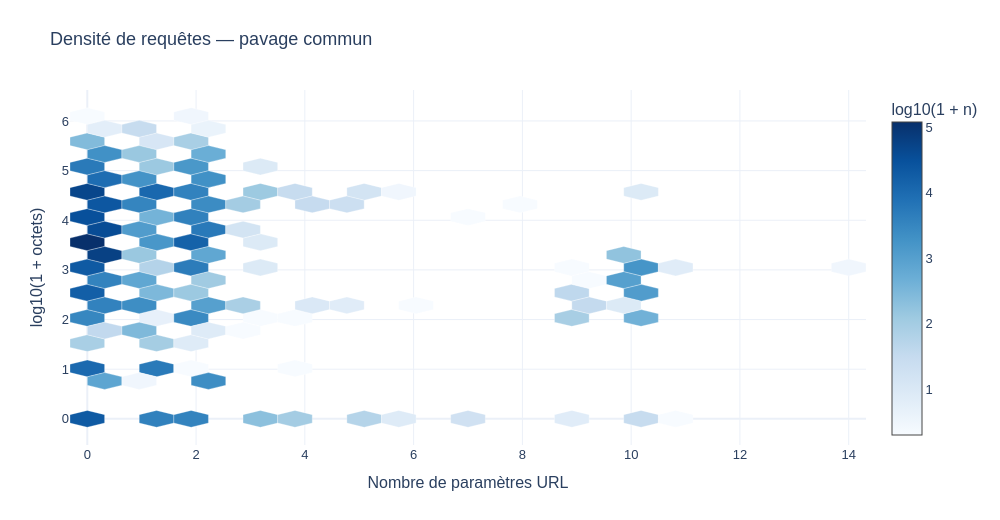

Notebook cell for this chart:
### Markdown cell above
### <b><div style='padding:15px;background-color:#d8dcd6;color:#030aa7;font-size:120%;text-align: left'>Plotly</div></b>

### Code cell
ID_GRAPHIQUE = '04_03'
BIBLIOTHEQUE = 'plotly'
fig=go.Figure()
for p,v,n in zip(polygones,intensite,comptes):
    rgb=cmap(normalisation(v))[:3];couleur='rgb('+','.join(str(round(255*t)) for t in rgb)+')'
    fig.add_trace(go.Scatter(x=p[:,0],y=p[:,1],fill='toself',fillcolor=couleur,mode='lines',line=dict(color='white',width=.3),showlegend=False,hovertemplate=f'{int(n)} requêtes<extra></extra>'))
fig.add_trace(go.Scatter(x=[None,None],y=[None,None],mode='markers',marker=dict(color=[float(intensite.min()),float(intensite.max())],colorscale='Blues',showscale=True,colorbar_title='log10(1 + n)'),showlegend=False))
fig.update_layout(xaxis_title='Nombre de paramètres URL',yaxis_title='log10(1 + octets)')
montrer_plotly(fig,'Densité de requêtes — pavage commun')

### Figure 1 — Plotly figure (JSON) as saved in the notebook; plotly's stock layout.template omitted (floating-point values rounded to 4 significant figures)
{"data": [{"fill": "toself", "fillcolor": "rgb(15,90,163)", "hovertemplate": "19974 requêtes<extra></extra>", "line": {"color": "white", "width": 0.3}, "mode": "lines", "showlegend": false, "type": "scatter", "x": [0.3182, 0.3182, -1.4e-08, -0.3182, -0.3182, -1.4e-08, 0.3182], "y": [-0.08468, 0.08468, 0.1694, 0.08468, -0.08468, -0.1694, -0.08468]}, {"fill": "toself", "fillcolor": "rgb(27,105,175)", "hovertemplate": "10396 requêtes<extra></extra>", "line": {"color": "white", "width": 0.3}, "mode": "lines", "showlegend": false, "type": "scatter", "x": [0.3182, 0.3182, -1.4e-08, -0.3182, -0.3182, -1.4e-08, 0.3182], "y": [0.9314, 1.101, 1.185, 1.101, 0.9314, 0.8468, 0.9314]}, {"fill": "toself", "fillcolor": "rgb(169,207,229)", "hovertemplate": "86 requêtes<extra></extra>", "line": {"color": "white", "width": 0.3}, "mode": "lines", "showlegend": false, "type": "scatter", "x": [0.3182, 0.3182, -1.4e-08, -0.3182, -0.3182, -1.4e-08, 0.3182], "y": [1.44, 1.609, 1.694, 1.609, 1.44, 1.355, 1.44]}, {"fill": "toself", "fillcolor": "rgb(55,135,192)", "hovertemplate": "3010 requêtes<extra></extra>", "line": {"color": "white", "width": 0.3}, "mode": "lines", "showlegend": false, "type": "scatter", "x": [0.3182, 0.3182, -1.4e-08, -0.3182, -0.3182, -1.4e-08, 0.3182], "y": [1.948, 2.117, 2.202, 2.117, 1.948, 1.863, 1.948]}, {"fill": "toself", "fillcolor": "rgb(19,95,167)", "hovertemplate": "16371 requêtes<extra></extra>", "line": {"color": "white", "width": 0.3}, "mode": "lines", "showlegend": false, "type": "scatter", "x": [0.3182, 0.3182, -1.4e-08, -0.3182, -0.3182, -1.4e-08, 0.3182], "y": [2.456, 2.625, 2.71, 2.625, 2.456, 2.371, 2.456]}, {"fill": "toself", "fillcolor": "rgb(15,90,163)", "hovertemplate": "20454 requêtes<extra></extra>", "line": {"color": "white", "width": 0.3}, "mode": "lines", "showlegend": false, "type": "scatter", "x": [0.3182, 0.3182, -1.4e-08, -0.3182, -0.3182, -1.4e-08, 0.3182], "y": [2.964, 3.133, 3.218, 3.133, 2.964, 2.879, 2.964]}, {"fill": "toself", "fillcolor": "rgb(8,48,107)", "hovertemplate": "120008 requêtes<extra></extra>", "line": {"color": "white", "width": 0.3}, "mode": "lines", "showlegend": false, "type": "scatter", "x": [0.3182, 0.3182, -1.4e-08, -0.3182, -0.3182, -1.4e-08, 0.3182], "y": [3.472, 3.641, 3.726, 3.641, 3.472, 3.387, 3.472]}, {"fill": "toself", "fillcolor": "rgb(8,80,155)", "hovertemplate": "31329 requêtes<extra></extra>", "line": {"color": "white", "width": 0.3}, "mode": "lines", "showlegend": false, "type": "scatter", "x": [0.3182, 0.3182, -1.4e-08, -0.3182, -0.3182, -1.4e-08, 0.3182], "y": [3.98, 4.149, 4.234, 4.149, 3.98, 3.895, 3.98]}, {"fill": "toself", "fillcolor": "rgb(8,70,139)", "hovertemplate": "47178 requêtes<extra></extra>", "line": {"color": "white", "width": 0.3}, "mode": "lines", "showlegend": false, "type": "scatter", "x": [0.3182, 0.3182, -1.4e-08, -0.3182, -0.3182, -1.4e-08, 0.3182], "y": [4.488, 4.657, 4.742, 4.657, 4.488, 4.403, 4.488]}, {"fill": "toself", "fillcolor": "rgb(42,122,185)", "hovertemplate": "5325 requêtes<extra></extra>", "line": {"color": "white", "width": 0.3}, "mode": "lines", "showlegend": false, "type": "scatter", "x": [0.3182, 0.3182, -1.4e-08, -0.3182, -0.3182, -1.4e-08, 0.3182], "y": [4.996, 5.165, 5.25, 5.165, 4.996, 4.911, 4.996]}, {"fill": "toself", "fillcolor": "rgb(130,187,219)", "hovertemplate": "259 requêtes<extra></extra>", "line": {"color": "white", "width": 0.3}, "mode": "lines", "showlegend": false, "type": "scatter", "x": [0.3182, 0.3182, -1.4e-08, -0.3182, -0.3182, -1.4e-08, 0.3182], "y": [5.504, 5.673, 5.758, 5.673, 5.504, 5.419, 5.504]}, {"fill": "toself", "fillcolor": "rgb(247,251,255)", "hovertemplate": "1 requêtes<extra></extra>", "line": {"color": "white", "width": 0.3}, "mode": "lines", "showlegend": false, "type": "scatter", "x": [0.3182, 0.3182, -1.4e-08, -0.3182, -0.3182, -1.4e-08, 0.3182], "y": [6.012, 6.181, 6.266, 6.181, 6.012, 5.927, 6.012]}, {"fill": "toself", "fillcolor": "rgb(49,129,189)", "hovertemplate": "4018 requêtes<extra></extra>", "line": {"color": "white", "width": 0.3}, "mode": "lines", "showlegend": false, "type": "scatter", "x": [1.591, 1.591, 1.273, 0.9545, 0.9545, 1.273, 1.591], "y": [-0.08468, 0.08468, 0.1694, 0.08468, -0.08468, -0.1694, -0.08468]}, {"fill": "toself", "fillcolor": "rgb(42,122,185)", "hovertemplate": "5234 requêtes<extra></extra>", "line": {"color": "white", "width": 0.3}, "mode": "lines", "showlegend": false, "type": "scatter", "x": [1.591, 1.591, 1.273, 0.9545, 0.9545, 1.273, 1.591], "y": [0.9314, 1.101, 1.185, 1.101, 0.9314, 0.8468, 0.9314]}, {"fill": "toself", "fillcolor": "rgb(165,205,227)", "hovertemplate": "96 requêtes<extra></extra>", "line": {"color": "white", "width": 0.3}, "mode": "lines", "showlegend": false, "type": "scatter", "x": [1.591, 1.591, 1.273, 0.9545, 0.9545, 1.273, 1.591], "y": [1.44, 1.609, 1.694, 1.609, 1.44, 1.355, 1.44]}, {"fill": "toself", "fillcolor": "rgb(231,240,250)", "hovertemplate": "4 requêtes<extra></extra>", "line": {"color": "white", "width": 0.3}, "mode": "lines", "showlegend": false, "type": "scatter", "x": [1.591, 1.591, 1.273, 0.9545, 0.9545, 1.273, 1.591], "y": [1.948, 2.117, 2.202, 2.117, 1.948, 1.863, 1.948]}, {"fill": "toself", "fillcolor": "rgb(125,184,218)", "hovertemplate": "296 requêtes<extra></extra>", "line": {"color": "white", "width": 0.3}, "mode": "lines", "showlegend": false, "type": "scatter", "x": [1.591, 1.591, 1.273, 0.9545, 0.9545, 1.273, 1.591], "y": [2.456, 2.625, 2.71, 2.625, 2.456, 2.371, 2.456]}, {"fill": "toself", "fillcolor": "rgb(180,211,233)", "hovertemplate": "57 requêtes<extra></extra>", "line": {"color": "white", "width": 0.3}, "mode": "lines", "showlegend": false, "type": "scatter", "x": [1.591, 1.591, 1.273, 0.9545, 0.9545, 1.273, 1.591], "y": [2.964, 3.133, 3.218, 3.133, 2.964, 2.879, 2.964]}, {"fill": "toself", "fillcolor": "rgb(73,151,201)", "hovertemplate": "1552 requêtes<extra></extra>", "line": {"color": "white", "width": 0.3}, "mode": "lines", "showlegend": false, "type": "scatter", "x": [1.591, 1.591, 1.273, 0.9545, 0.9545, 1.273, 1.591], "y": [3.472, 3.641, 3.726, 3.641, 3.472, 3.387, 3.472]}, {"fill": "toself", "fillcolor": "rgb(116,179,216)", "hovertemplate": "384 requêtes<extra></extra>", "line": {"color": "white", "width": 0.3}, "mode": "lines", "showlegend": false, "type": "scatter", "x": [1.591, 1.591, 1.273, 0.9545, 0.9545, 1.273, 1.591], "y": [3.98, 4.149, 4.234, 4.149, 3.98, 3.895, 3.98]}, {"fill": "toself", "fillcolor": "rgb(26,104,174)", "hovertemplate": "10919 requêtes<extra></extra>", "line": {"color": "white", "width": 0.3}, "mode": "lines", "showlegend": false, "type": "scatter", "x": [1.591, 1.591, 1.273, 0.9545, 0.9545, 1.273, 1.591], "y": [4.488, 4.657, 4.742, 4.657, 4.488, 4.403, 4.488]}, {"fill": "toself", "fillcolor": "rgb(156,201,225)", "hovertemplate": "133 requêtes<extra></extra>", "line": {"color": "white", "width": 0.3}, "mode": "lines", "showlegend": false, "type": "scatter", "x": [1.591, 1.591, 1.273, 0.9545, 0.9545, 1.273, 1.591], "y": [4.996, 5.165, 5.25, 5.165, 4.996, 4.911, 4.996]}, {"fill": "toself", "fillcolor": "rgb(215,230,245)", "hovertemplate": "11 requêtes<extra></extra>", "line": {"color": "white", "width": 0.3}, "mode": "lines", "showlegend": false, "type": "scatter", "x": [1.591, 1.591, 1.273, 0.9545, 0.9545, 1.273, 1.591], "y": [5.504, 5.673, 5.758, 5.673, 5.504, 5.419, 5.504]}, {"fill": "toself", "fillcolor": "rgb(51,131,190)", "hovertemplate": "3634 requêtes<extra></extra>", "line": {"color": "white", "width": 0.3}, "mode": "lines", "showlegend": false, "type": "scatter", "x": [2.227, 2.227, 1.909, 1.591, 1.591, 1.909, 2.227], "y": [-0.08468, 0.08468, 0.1694, 0.08468, -0.08468, -0.1694, -0.08468]}, {"fill": "toself", "fillcolor": "rgb(247,251,255)", "hovertemplate": "1 requêtes<extra></extra>", "line": {"color": "white", "width": 0.3}, "mode": "lines", "showlegend": false, "type": "scatter", "x": [2.227, 2.227, 1.909, 1.591, 1.591, 1.909, 2.227], "y": [0.9314, 1.101, 1.185, 1.101, 0.9314, 0.8468, 0.9314]}, {"fill": "toself", "fillcolor": "rgb(222,235,247)", "hovertemplate": "7 requêtes<extra></extra>", "line": {"color": "white", "width": 0.3}, "mode": "lines", "showlegend": false, "type": "scatter", "x": [2.227, 2.227, 1.909, 1.591, 1.591, 1.909, 2.227], "y": [1.44, 1.609, 1.694, 1.609, 1.44, 1.355, 1.44]}, {"fill": "toself", "fillcolor": "rgb(58,138,194)", "hovertemplate": "2653 requêtes<extra></extra>", "line": {"color": "white", "width": 0.3}, "mode": "lines", "showlegend": false, "type": "scatter", "x": [2.227, 2.227, 1.909, 1.591, 1.591, 1.909, 2.227], "y": [1.948, 2.117, 2.202, 2.117, 1.948, 1.863, 1.948]}, {"fill": "toself", "fillcolor": "rgb(156,201,225)", "hovertemplate": "129 requêtes<extra></extra>", "line": {"color": "white", "width": 0.3}, "mode": "lines", "showlegend": false, "type": "scatter", "x": [2.227, 2.227, 1.909, 1.591, 1.591, 1.909, 2.227], "y": [2.456, 2.625, 2.71, 2.625, 2.456, 2.371, 2.456]}, {"fill": "toself", "fillcolor": "rgb(44,124,186)", "hovertemplate": "4781 requêtes<extra></extra>", "line": {"color": "white", "width": 0.3}, "mode": "lines", "showlegend": false, "type": "scatter", "x": [2.227, 2.227, 1.909, 1.591, 1.591, 1.909, 2.227], "y": [2.964, 3.133, 3.218, 3.133, 2.964, 2.879, 2.964]}, {"fill": "toself", "fillcolor": "rgb(21,98,169)", "hovertemplate": "14176 requêtes<extra></extra>", "line": {"color": "white", "width": 0.3}, "mode": "lines", "showlegend": false, "type": "scatter", "x": [2.227, 2.227, 1.909, 1.591, 1.591, 1.909, 2.227], "y": [3.472, 3.641, 3.726, 3.641, 3.472, 3.387, 3.472]}, {"fill": "toself", "fillcolor": "rgb(49,129,189)", "hovertemplate": "3906 requêtes<extra></extra>", "line": {"color": "white", "width": 0.3}, "mode": "lines", "showlegend": false, "type": "scatter", "x": [2.227, 2.227, 1.909, 1.591, 1.591, 1.909, 2.227], "y": [3.98, 4.149, 4.234, 4.149, 3.98, 3.895, 3.98]}, {"fill": "toself", "fillcolor": "rgb(50,130,190)", "hovertemplate": "3709 requêtes<extra></extra>", "line": {"color": "white", "width": 0.3}, "mode": "lines", "showlegend": false, "type": "scatter", "x": [2.227, 2.227, 1.909, 1.591, 1.591, 1.909, 2.227], "y": [4.488, 4.657, 4.742, 4.657, 4.488, 4.403, 4.488]}, {"fill": "toself", "fillcolor": "rgb(74,152,201)", "hovertemplate": "1461 requêtes<extra></extra>", "line": {"color": "white", "width": 0.3}, "mode": "lines", "showlegend": false, "type": "scatter", "x": [2.227, 2.227, 1.909, 1.591, 1.591, 1.909, 2.227], "y": [4.996, 5.165, 5.25, 5.165, 4.996, 4.911, 4.996]}, {"fill": "toself", "fillcolor": "rgb(169,207,229)", "hovertemplate": "85 requêtes<extra></extra>", "line": {"color": "white", "width": 0.3}, "mode": "lines", "showlegend": false, "type": "scatter", "x": [2.227, 2.227, 1.909, 1.591, 1.591, 1.909, 2.227], "y": [5.504, 5.673, 5.758, 5.673, 5.504, 5.419, 5.504]}, {"fill": "toself", "fillcolor": "rgb(240,246,253)", "hovertemplate": "2 requêtes<extra></extra>", "line": {"color": "white", "width": 0.3}, "mode": "lines", "showlegend": false, "type": "scatter", "x": [2.227, 2.227, 1.909, 1.591, 1.591, 1.909, 2.227], "y": [6.012, 6.181, 6.266, 6.181, 6.012, 5.927, 6.012]}, {"fill": "toself", "fillcolor": "rgb(140,192,221)", "hovertemplate": "204 requêtes<extra></extra>", "line": {"color": "white", "width": 0.3}, "mode": "lines", "showlegend": false, "type": "scatter", "x": [3.5, 3.5, 3.182, 2.864, 2.864, 3.182, 3.5], "y": [-0.08468, 0.08468, 0.1694, 0.08468, -0.08468, -0.1694, -0.08468]}, {"fill": "toself", "fillcolor": "rgb(247,251,255)", "hovertemplate": "1 requêtes<extra></extra>", "line": {"color": "white", "width": 0.3}, "mode": "lines", "showlegend": false, "type": "scatter", "x": [3.5, 3.5, 3.182, 2.864, 2.864, 3.182, 3.5], "y": [1.948, 2.117, 2.202, 2.117, 1.948, 1.863, 1.948]}, {"fill": "toself", "fillcolor": "rgb(220,234,246)", "hovertemplate": "8 requêtes<extra></extra>", "line": {"color": "white", "width": 0.3}, "mode": "lines", "showlegend": false, "type": "scatter", "x": [3.5, 3.5, 3.182, 2.864, 2.864, 3.182, 3.5], "y": [2.964, 3.133, 3.218, 3.133, 2.964, 2.879, 2.964]}, {"fill": "toself", "fillcolor": "rgb(220,234,246)", "hovertemplate": "8 requêtes<extra></extra>", "line": {"color": "white", "width": 0.3}, "mode": "lines", "showlegend": false, "type": "scatter", "x": [3.5, 3.5, 3.182, 2.864, 2.864, 3.182, 3.5], "y": [3.472, 3.641, 3.726, 3.641, 3.472, 3.387, 3.472]}, {"fill": "toself", "fillcolor": "rgb(157,202,225)", "hovertemplate": "126 requêtes<extra></extra>", "line": {"color": "white", "width": 0.3}, "mode": "lines", "showlegend": false, "type": "scatter", "x": [3.5, 3.5, 3.182, 2.864, 2.864, 3.182, 3.5], "y": [4.488, 4.657, 4.742, 4.657, 4.488, 4.403, 4.488]}, {"fill": "toself", "fillcolor": "rgb(220,234,246)", "hovertemplate": "8 requêtes<extra></extra>", "line": {"color": "white", "width": 0.3}, "mode": "lines", "showlegend": false, "type": "scatter", "x": [3.5, 3.5, 3.182, 2.864, 2.864, 3.182, 3.5], "y": [4.996, 5.165, 5.25, 5.165, 4.996, 4.911, 4.996]}, {"fill": "toself", "fillcolor": "rgb(164,204,227)", "hovertemplate": "99 requêtes<extra></extra>", "line": {"color": "white", "width": 0.3}, "mode": "lines", "showlegend": false, "type": "scatter", "x": [4.136, 4.136, 3.818, 3.5, 3.5, 3.818, 4.136], "y": [-0.08468, 0.08468, 0.1694, 0.08468, -0.08468, -0.1694, -0.08468]}, {"fill": "toself", "fillcolor": "rgb(247,251,255)", "hovertemplate": "1 requêtes<extra></extra>", "line": {"color": "white", "width": 0.3}, "mode": "lines", "showlegend": false, "type": "scatter", "x": [4.136, 4.136, 3.818, 3.5, 3.5, 3.818, 4.136], "y": [0.9314, 1.101, 1.185, 1.101, 0.9314, 0.8468, 0.9314]}, {"fill": "toself", "fillcolor": "rgb(247,251,255)", "hovertemplate": "1 requêtes<extra></extra>", "line": {"color": "white", "width": 0.3}, "mode": "lines", "showlegend": false, "type": "scatter", "x": [4.136, 4.136, 3.818, 3.5, 3.5, 3.818, 4.136], "y": [1.948, 2.117, 2.202, 2.117, 1.948, 1.863, 1.948]}, {"fill": "toself", "fillcolor": "rgb(199,220,239)", "hovertemplate": "28 requêtes<extra></extra>", "line": {"color": "white", "width": 0.3}, "mode": "lines", "showlegend": false, "type": "scatter", "x": [4.136, 4.136, 3.818, 3.5, 3.5, 3.818, 4.136], "y": [4.488, 4.657, 4.742, 4.657, 4.488, 4.403, 4.488]}, {"fill": "toself", "fillcolor": "rgb(181,212,233)", "hovertemplate": "55 requêtes<extra></extra>", "line": {"color": "white", "width": 0.3}, "mode": "lines", "showlegend": false, "type": "scatter", "x": [5.409, 5.409, 5.091, 4.773, 4.773, 5.091, 5.409], "y": [-0.08468, 0.08468, 0.1694, 0.08468, -0.08468, -0.1694, -0.08468]}, {"fill": "toself", "fillcolor": "rgb(211,228,243)", "hovertemplate": "14 requêtes<extra></extra>", "line": {"color": "white", "width": 0.3}, "mode": "lines", "showlegend": false, "type": "scatter", "x": [5.409, 5.409, 5.091, 4.773, 4.773, 5.091, 5.409], "y": [4.488, 4.657, 4.742, 4.657, 4.488, 4.403, 4.488]}, {"fill": "toself", "fillcolor": "rgb(222,235,247)", "hovertemplate": "7 requêtes<extra></extra>", "line": {"color": "white", "width": 0.3}, "mode": "lines", "showlegend": false, "type": "scatter", "x": [6.045, 6.045, 5.727, 5.409, 5.409, 5.727, 6.045], "y": [-0.08468, 0.08468, 0.1694, 0.08468, -0.08468, -0.1694, -0.08468]}, {"fill": "toself", "fillcolor": "rgb(240,246,253)", "hovertemplate": "2 requêtes<extra></extra>", "line": {"color": "white", "width": 0.3}, "mode": "lines", "showlegend": false, "type": "scatter", "x": [6.045, 6.045, 5.727, 5.409, 5.409, 5.727, 6.045], "y": [4.488, 4.657, 4.742, 4.657, 4.488, 4.403, 4.488]}, {"fill": "toself", "fillcolor": "rgb(208,225,242)", "hovertemplate": "17 requêtes<extra></extra>", "line": {"color": "white", "width": 0.3}, "mode": "lines", "showlegend": false, "type": "scatter", "x": [7.318, 7.318, 7.0, 6.682, 6.682, 7.0, 7.318], "y": [-0.08468, 0.08468, 0.1694, 0.08468, -0.08468, -0.1694, -0.08468]}, {"fill": "toself", "fillcolor": "rgb(247,251,255)", "hovertemplate": "1 requêtes<extra></extra>", "line": {"color": "white", "width": 0.3}, "mode": "lines", "showlegend": false, "type": "scatter", "x": [7.318, 7.318, 7.0, 6.682, 6.682, 7.0, 7.318], "y": [3.98, 4.149, 4.234, 4.149, 3.98, 3.895, 3.98]}, {"fill": "toself", "fillcolor": "rgb(224,236,248)", "hovertemplate": "6 requêtes<extra></extra>", "line": {"color": "white", "width": 0.3}, "mode": "lines", "showlegend": false, "type": "scatter", "x": [9.227, 9.227, 8.909, 8.591, 8.591, 8.909, 9.227], "y": [-0.08468, 0.08468, 0.1694, 0.08468, -0.08468, -0.1694, -0.08468]}, {"fill": "toself", "fillcolor": "rgb(168,206,228)", "hovertemplate": "88 requêtes<extra></extra>", "line": {"color": "white", "width": 0.3}, "mode": "lines", "showlegend": false, "type": "scatter", "x": [9.227, 9.227, 8.909, 8.591, 8.591, 8.909, 9.227], "y": [1.948, 2.117, 2.202, 2.117, 1.948, 1.863, 1.948]}, {"fill": "toself", "fillcolor": "rgb(191,216,237)", "hovertemplate": "39 requêtes<extra></extra>", "line": {"color": "white", "width": 0.3}, "mode": "lines", "showlegend": false, "type": "scatter", "x": [9.227, 9.227, 8.909, 8.591, 8.591, 8.909, 9.227], "y": [2.456, 2.625, 2.71, 2.625, 2.456, 2.371, 2.456]}, {"fill": "toself", "fillcolor": "rgb(247,251,255)", "hovertemplate": "1 requêtes<extra></extra>", "line": {"color": "white", "width": 0.3}, "mode": "lines", "showlegend": false, "type": "scatter", "x": [9.227, 9.227, 8.909, 8.591, 8.591, 8.909, 9.227], "y": [2.964, 3.133, 3.218, 3.133, 2.964, 2.879, 2.964]}, {"fill": "toself", "fillcolor": "rgb(199,220,239)", "hovertemplate": "28 requêtes<extra></extra>", "line": {"color": "white", "width": 0.3}, "mode": "lines", "showlegend": false, "type": "scatter", "x": [10.5, 10.5, 10.18, 9.864, 9.864, 10.18, 10.5], "y": [-0.08468, 0.08468, 0.1694, 0.08468, -0.08468, -0.1694, -0.08468]}, {"fill": "toself", "fillcolor": "rgb(113,177,215)", "hovertemplate": "427 requêtes<extra></extra>", "line": {"color": "white", "width": 0.3}, "mode": "lines", "showlegend": false, "type": "scatter", "x": [10.5, 10.5, 10.18, 9.864, 9.864, 10.18, 10.5], "y": [1.948, 2.117, 2.202, 2.117, 1.948, 1.863, 1.948]}, {"fill": "toself", "fillcolor": "rgb(81,156,204)", "hovertemplate": "1175 requêtes<extra></extra>", "line": {"color": "white", "width": 0.3}, "mode": "lines", "showlegend": false, "type": "scatter", "x": [10.5, 10.5, 10.18, 9.864, 9.864, 10.18, 10.5], "y": [2.456, 2.625, 2.71, 2.625, 2.456, 2.371, 2.456]}, {"fill": "toself", "fillcolor": "rgb(70,149,200)", "hovertemplate": "1635 requêtes<extra></extra>", "line": {"color": "white", "width": 0.3}, "mode": "lines", "showlegend": false, "type": "scatter", "x": [10.5, 10.5, 10.18, 9.864, 9.864, 10.18, 10.5], "y": [2.964, 3.133, 3.218, 3.133, 2.964, 2.879, 2.964]}, {"fill": "toself", "fillcolor": "rgb(220,234,246)", "hovertemplate": "8 requêtes<extra></extra>", "line": {"color": "white", "width": 0.3}, "mode": "lines", "showlegend": false, "type": "scatter", "x": [10.5, 10.5, 10.18, 9.864, 9.864, 10.18, 10.5], "y": [4.488, 4.657, 4.742, 4.657, 4.488, 4.403, 4.488]}, {"fill": "toself", "fillcolor": "rgb(247,251,255)", "hovertemplate": "1 requêtes<extra></extra>", "line": {"color": "white", "width": 0.3}, "mode": "lines", "showlegend": false, "type": "scatter", "x": [11.14, 11.14, 10.82, 10.5, 10.5, 10.82, 11.14], "y": [-0.08468, 0.08468, 0.1694, 0.08468, -0.08468, -0.1694, -0.08468]}, {"fill": "toself", "fillcolor": "rgb(224,236,248)", "hovertemplate": "6 requêtes<extra></extra>", "line": {"color": "white", "width": 0.3}, "mode": "lines", "showlegend": false, "type": "scatter", "x": [11.14, 11.14, 10.82, 10.5, 10.5, 10.82, 11.14], "y": [2.964, 3.133, 3.218, 3.133, 2.964, 2.879, 2.964]}, {"fill": "toself", "fillcolor": "rgb(240,246,253)", "hovertemplate": "2 requêtes<extra></extra>", "line": {"color": "white", "width": 0.3}, "mode": "lines", "showlegend": false, "type": "scatter", "x": [14.32, 14.32, 14.0, 13.68, 13.68, 14.0, 14.32], "y": [2.964, 3.133, 3.218, 3.133, 2.964, 2.879, 2.964]}, {"fill": "toself", "fillcolor": "rgb(93,165,209)", "hovertemplate": "762 requêtes<extra></extra>", "line": {"color": "white", "width": 0.3}, "mode": "lines", "showlegend": false, "type": "scatter", "x": [0.6364, 0.6364, 0.3182, -1.4e-08, -1.4e-08, 0.3182, 0.6364], "y": [0.6774, 0.8468, 0.9314, 0.8468, 0.6774, 0.5927, 0.6774]}, {"fill": "toself", "fillcolor": "rgb(194,217,238)", "hovertemplate": "36 requêtes<extra></extra>", "line": {"color": "white", "width": 0.3}, "mode": "lines", "showlegend": false, "type": "scatter", "x": [0.6364, 0.6364, 0.3182, -1.4e-08, -1.4e-08, 0.3182, 0.6364], "y": [1.694, 1.863, 1.948, 1.863, 1.694, 1.609, 1.694]}, {"fill": "toself", "fillcolor": "rgb(50,130,190)", "hovertemplate": "3763 requêtes<extra></extra>", "line": {"color": "white", "width": 0.3}, "mode": "lines", "showlegend": false, "type": "scatter", "x": [0.6364, 0.6364, 0.3182, -1.4e-08, -1.4e-08, 0.3182, 0.6364], "y": [2.202, 2.371, 2.456, 2.371, 2.202, 2.117, 2.202]}, {"fill": "toself", "fillcolor": "rgb(51,131,190)", "hovertemplate": "3572 requêtes<extra></extra>", "line": {"color": "white", "width": 0.3}, "mode": "lines", "showlegend": false, "type": "scatter", "x": [0.6364, 0.6364, 0.3182, -1.4e-08, -1.4e-08, 0.3182, 0.6364], "y": [2.71, 2.879, 2.964, 2.879, 2.71, 2.625, 2.71]}, {"fill": "toself", "fillcolor": "rgb(8,65,132)", "hovertemplate": "59971 requêtes<extra></extra>", "line": {"color": "white", "width": 0.3}, "mode": "lines", "showlegend": false, "type": "scatter", "x": [0.6364, 0.6364, 0.3182, -1.4e-08, -1.4e-08, 0.3182, 0.6364], "y": [3.218, 3.387, 3.472, 3.387, 3.218, 3.133, 3.218]}, {"fill": "toself", "fillcolor": "rgb(8,76,149)", "hovertemplate": "36885 requêtes<extra></extra>", "line": {"color": "white", "width": 0.3}, "mode": "lines", "showlegend": false, "type": "scatter", "x": [0.6364, 0.6364, 0.3182, -1.4e-08, -1.4e-08, 0.3182, 0.6364], "y": [3.726, 3.895, 3.98, 3.895, 3.726, 3.641, 3.726]}, {"fill": "toself", "fillcolor": "rgb(13,87,161)", "hovertemplate": "22542 requêtes<extra></extra>", "line": {"color": "white", "width": 0.3}, "mode": "lines", "showlegend": false, "type": "scatter", "x": [0.6364, 0.6364, 0.3182, -1.4e-08, -1.4e-08, 0.3182, 0.6364], "y": [4.234, 4.403, 4.488, 4.403, 4.234, 4.149, 4.234]}, {"fill": "toself", "fillcolor": "rgb(30,109,178)", "hovertemplate": "8735 requêtes<extra></extra>", "line": {"color": "white", "width": 0.3}, "mode": "lines", "showlegend": false, "type": "scatter", "x": [0.6364, 0.6364, 0.3182, -1.4e-08, -1.4e-08, 0.3182, 0.6364], "y": [4.742, 4.911, 4.996, 4.911, 4.742, 4.657, 4.742]}, {"fill": "toself", "fillcolor": "rgb(65,145,198)", "hovertemplate": "2014 requêtes<extra></extra>", "line": {"color": "white", "width": 0.3}, "mode": "lines", "showlegend": false, "type": "scatter", "x": [0.6364, 0.6364, 0.3182, -1.4e-08, -1.4e-08, 0.3182, 0.6364], "y": [5.25, 5.419, 5.504, 5.419, 5.25, 5.165, 5.25]}, {"fill": "toself", "fillcolor": "rgb(227,238,249)", "hovertemplate": "5 requêtes<extra></extra>", "line": {"color": "white", "width": 0.3}, "mode": "lines", "showlegend": false, "type": "scatter", "x": [0.6364, 0.6364, 0.3182, -1.4e-08, -1.4e-08, 0.3182, 0.6364], "y": [5.758, 5.927, 6.012, 5.927, 5.758, 5.673, 5.758]}, {"fill": "toself", "fillcolor": "rgb(240,246,253)", "hovertemplate": "2 requêtes<extra></extra>", "line": {"color": "white", "width": 0.3}, "mode": "lines", "showlegend": false, "type": "scatter", "x": [1.273, 1.273, 0.9545, 0.6364, 0.6364, 0.9545, 1.273], "y": [0.6774, 0.8468, 0.9314, 0.8468, 0.6774, 0.5927, 0.6774]}, {"fill": "toself", "fillcolor": "rgb(127,185,218)", "hovertemplate": "288 requêtes<extra></extra>", "line": {"color": "white", "width": 0.3}, "mode": "lines", "showlegend": false, "type": "scatter", "x": [1.273, 1.273, 0.9545, 0.6364, 0.6364, 0.9545, 1.273], "y": [1.694, 1.863, 1.948, 1.863, 1.694, 1.609, 1.694]}, {"fill": "toself", "fillcolor": "rgb(62,142,196)", "hovertemplate": "2278 requêtes<extra></extra>", "line": {"color": "white", "width": 0.3}, "mode": "lines", "showlegend": false, "type": "scatter", "x": [1.273, 1.273, 0.9545, 0.6364, 0.6364, 0.9545, 1.273], "y": [2.202, 2.371, 2.456, 2.371, 2.202, 2.117, 2.202]}, {"fill": "toself", "fillcolor": "rgb(96,167,210)", "hovertemplate": "716 requêtes<extra></extra>", "line": {"color": "white", "width": 0.3}, "mode": "lines", "showlegend": false, "type": "scatter", "x": [1.273, 1.273, 0.9545, 0.6364, 0.6364, 0.9545, 1.273], "y": [2.71, 2.879, 2.964, 2.879, 2.71, 2.625, 2.71]}, {"fill": "toself", "fillcolor": "rgb(154,200,224)", "hovertemplate": "138 requêtes<extra></extra>", "line": {"color": "white", "width": 0.3}, "mode": "lines", "showlegend": false, "type": "scatter", "x": [1.273, 1.273, 0.9545, 0.6364, 0.6364, 0.9545, 1.273], "y": [3.218, 3.387, 3.472, 3.387, 3.218, 3.133, 3.218]}, {"fill": "toself", "fillcolor": "rgb(81,156,204)", "hovertemplate": "1160 requêtes<extra></extra>", "line": {"color": "white", "width": 0.3}, "mode": "lines", "showlegend": false, "type": "scatter", "x": [1.273, 1.273, 0.9545, 0.6364, 0.6364, 0.9545, 1.273], "y": [3.726, 3.895, 3.98, 3.895, 3.726, 3.641, 3.726]}, {"fill": "toself", "fillcolor": "rgb(53,133,191)", "hovertemplate": "3376 requêtes<extra></extra>", "line": {"color": "white", "width": 0.3}, "mode": "lines", "showlegend": false, "type": "scatter", "x": [1.273, 1.273, 0.9545, 0.6364, 0.6364, 0.9545, 1.273], "y": [4.234, 4.403, 4.488, 4.403, 4.234, 4.149, 4.234]}, {"fill": "toself", "fillcolor": "rgb(68,147,199)", "hovertemplate": "1854 requêtes<extra></extra>", "line": {"color": "white", "width": 0.3}, "mode": "lines", "showlegend": false, "type": "scatter", "x": [1.273, 1.273, 0.9545, 0.6364, 0.6364, 0.9545, 1.273], "y": [4.742, 4.911, 4.996, 4.911, 4.742, 4.657, 4.742]}, {"fill": "toself", "fillcolor": "rgb(154,200,224)", "hovertemplate": "135 requêtes<extra></extra>", "line": {"color": "white", "width": 0.3}, "mode": "lines", "showlegend": false, "type": "scatter", "x": [1.273, 1.273, 0.9545, 0.6364, 0.6364, 0.9545, 1.273], "y": [5.25, 5.419, 5.504, 5.419, 5.25, 5.165, 5.25]}, {"fill": "toself", "fillcolor": "rgb(199,220,239)", "hovertemplate": "28 requêtes<extra></extra>", "line": {"color": "white", "width": 0.3}, "mode": "lines", "showlegend": false, "type": "scatter", "x": [1.273, 1.273, 0.9545, 0.6364, 0.6364, 0.9545, 1.273], "y": [5.758, 5.927, 6.012, 5.927, 5.758, 5.673, 5.758]}, {"fill": "toself", "fillcolor": "rgb(62,142,196)", "hovertemplate": "2246 requêtes<extra></extra>", "line": {"color": "white", "width": 0.3}, "mode": "lines", "showlegend": false, "type": "scatter", "x": [2.545, 2.545, 2.227, 1.909, 1.909, 2.227, 2.545], "y": [0.6774, 0.8468, 0.9314, 0.8468, 0.6774, 0.5927, 0.6774]}, {"fill": "toself", "fillcolor": "rgb(222,235,247)", "hovertemplate": "7 requêtes<extra></extra>", "line": {"color": "white", "width": 0.3}, "mode": "lines", "showlegend": false, "type": "scatter", "x": [2.545, 2.545, 2.227, 1.909, 1.909, 2.227, 2.545], "y": [1.694, 1.863, 1.948, 1.863, 1.694, 1.609, 1.694]}, {"fill": "toself", "fillcolor": "rgb(86,160,206)", "hovertemplate": "987 requêtes<extra></extra>", "line": {"color": "white", "width": 0.3}, "mode": "lines", "showlegend": false, "type": "scatter", "x": [2.545, 2.545, 2.227, 1.909, 1.909, 2.227, 2.545], "y": [2.202, 2.371, 2.456, 2.371, 2.202, 2.117, 2.202]}, {"fill": "toself", "fillcolor": "rgb(161,203,226)", "hovertemplate": "108 requêtes<extra></extra>", "line": {"color": "white", "width": 0.3}, "mode": "lines", "showlegend": false, "type": "scatter", "x": [2.545, 2.545, 2.227, 1.909, 1.909, 2.227, 2.545], "y": [2.71, 2.879, 2.964, 2.879, 2.71, 2.625, 2.71]}, {"fill": "toself", "fillcolor": "rgb(96,167,210)", "hovertemplate": "707 requêtes<extra></extra>", "line": {"color": "white", "width": 0.3}, "mode": "lines", "showlegend": false, "type": "scatter", "x": [2.545, 2.545, 2.227, 1.909, 1.909, 2.227, 2.545], "y": [3.218, 3.387, 3.472, 3.387, 3.218, 3.133, 3.218]}, {"fill": "toself", "fillcolor": "rgb(41,121,185)", "hovertemplate": "5613 requêtes<extra></extra>", "line": {"color": "white", "width": 0.3}, "mode": "lines", "showlegend": false, "type": "scatter", "x": [2.545, 2.545, 2.227, 1.909, 1.909, 2.227, 2.545], "y": [3.726, 3.895, 3.98, 3.895, 3.726, 3.641, 3.726]}, {"fill": "toself", "fillcolor": "rgb(60,140,195)", "hovertemplate": "2455 requêtes<extra></extra>", "line": {"color": "white", "width": 0.3}, "mode": "lines", "showlegend": false, "type": "scatter", "x": [2.545, 2.545, 2.227, 1.909, 1.909, 2.227, 2.545], "y": [4.234, 4.403, 4.488, 4.403, 4.234, 4.149, 4.234]}, {"fill": "toself", "fillcolor": "rgb(65,145,198)", "hovertemplate": "2011 requêtes<extra></extra>", "line": {"color": "white", "width": 0.3}, "mode": "lines", "showlegend": false, "type": "scatter", "x": [2.545, 2.545, 2.227, 1.909, 1.909, 2.227, 2.545], "y": [4.742, 4.911, 4.996, 4.911, 4.742, 4.657, 4.742]}, {"fill": "toself", "fillcolor": "rgb(106,174,214)", "hovertemplate": "498 requêtes<extra></extra>", "line": {"color": "white", "width": 0.3}, "mode": "lines", "showlegend": false, "type": "scatter", "x": [2.545, 2.545, 2.227, 1.909, 1.909, 2.227, 2.545], "y": [5.25, 5.419, 5.504, 5.419, 5.25, 5.165, 5.25]}, {"fill": "toself", "fillcolor": "rgb(234,243,251)", "hovertemplate": "3 requêtes<extra></extra>", "line": {"color": "white", "width": 0.3}, "mode": "lines", "showlegend": false, "type": "scatter", "x": [2.545, 2.545, 2.227, 1.909, 1.909, 2.227, 2.545], "y": [5.758, 5.927, 6.012, 5.927, 5.758, 5.673, 5.758]}, {"fill": "toself", "fillcolor": "rgb(247,251,255)", "hovertemplate": "1 requêtes<extra></extra>", "line": {"color": "white", "width": 0.3}, "mode": "lines", "showlegend": false, "type": "scatter", "x": [3.182, 3.182, 2.864, 2.545, 2.545, 2.864, 3.182], "y": [1.694, 1.863, 1.948, 1.863, 1.694, 1.609, 1.694]}, {"fill": "toself", "fillcolor": "rgb(170,207,229)", "hovertemplate": "80 requêtes<extra></extra>", "line": {"color": "white", "width": 0.3}, "mode": "lines", "showlegend": false, "type": "scatter", "x": [3.182, 3.182, 2.864, 2.545, 2.545, 2.864, 3.182], "y": [2.202, 2.371, 2.456, 2.371, 2.202, 2.117, 2.202]}, {"fill": "toself", "fillcolor": "rgb(211,228,243)", "hovertemplate": "14 requêtes<extra></extra>", "line": {"color": "white", "width": 0.3}, "mode": "lines", "showlegend": false, "type": "scatter", "x": [3.182, 3.182, 2.864, 2.545, 2.545, 2.864, 3.182], "y": [3.726, 3.895, 3.98, 3.895, 3.726, 3.641, 3.726]}, {"fill": "toself", "fillcolor": "rgb(164,204,227)", "hovertemplate": "101 requêtes<extra></extra>", "line": {"color": "white", "width": 0.3}, "mode": "lines", "showlegend": false, "type": "scatter", "x": [3.182, 3.182, 2.864, 2.545, 2.545, 2.864, 3.182], "y": [4.234, 4.403, 4.488, 4.403, 4.234, 4.149, 4.234]}, {"fill": "toself", "fillcolor": "rgb(218,232,246)", "hovertemplate": "9 requêtes<extra></extra>", "line": {"color": "white", "width": 0.3}, "mode": "lines", "showlegend": false, "type": "scatter", "x": [4.455, 4.455, 4.136, 3.818, 3.818, 4.136, 4.455], "y": [2.202, 2.371, 2.456, 2.371, 2.202, 2.117, 2.202]}, {"fill": "toself", "fillcolor": "rgb(198,219,239)", "hovertemplate": "31 requêtes<extra></extra>", "line": {"color": "white", "width": 0.3}, "mode": "lines", "showlegend": false, "type": "scatter", "x": [4.455, 4.455, 4.136, 3.818, 3.818, 4.136, 4.455], "y": [4.234, 4.403, 4.488, 4.403, 4.234, 4.149, 4.234]}, {"fill": "toself", "fillcolor": "rgb(224,236,248)", "hovertemplate": "6 requêtes<extra></extra>", "line": {"color": "white", "width": 0.3}, "mode": "lines", "showlegend": false, "type": "scatter", "x": [5.091, 5.091, 4.773, 4.455, 4.455, 4.773, 5.091], "y": [2.202, 2.371, 2.456, 2.371, 2.202, 2.117, 2.202]}, {"fill": "toself", "fillcolor": "rgb(204,223,241)", "hovertemplate": "22 requêtes<extra></extra>", "line": {"color": "white", "width": 0.3}, "mode": "lines", "showlegend": false, "type": "scatter", "x": [5.091, 5.091, 4.773, 4.455, 4.455, 4.773, 5.091], "y": [4.234, 4.403, 4.488, 4.403, 4.234, 4.149, 4.234]}, {"fill": "toself", "fillcolor": "rgb(247,251,255)", "hovertemplate": "1 requêtes<extra></extra>", "line": {"color": "white", "width": 0.3}, "mode": "lines", "showlegend": false, "type": "scatter", "x": [6.364, 6.364, 6.045, 5.727, 5.727, 6.045, 6.364], "y": [2.202, 2.371, 2.456, 2.371, 2.202, 2.117, 2.202]}, {"fill": "toself", "fillcolor": "rgb(247,251,255)", "hovertemplate": "1 requêtes<extra></extra>", "line": {"color": "white", "width": 0.3}, "mode": "lines", "showlegend": false, "type": "scatter", "x": [8.273, 8.273, 7.955, 7.636, 7.636, 7.955, 8.273], "y": [4.234, 4.403, 4.488, 4.403, 4.234, 4.149, 4.234]}, {"fill": "toself", "fillcolor": "rgb(196,218,238)", "hovertemplate": "33 requêtes<extra></extra>", "line": {"color": "white", "width": 0.3}, "mode": "lines", "showlegend": false, "type": "scatter", "x": [9.545, 9.545, 9.227, 8.909, 8.909, 9.227, 9.545], "y": [2.202, 2.371, 2.456, 2.371, 2.202, 2.117, 2.202]}, {"fill": "toself", "fillcolor": "rgb(247,251,255)", "hovertemplate": "1 requêtes<extra></extra>", "line": {"color": "white", "width": 0.3}, "mode": "lines", "showlegend": false, "type": "scatter", "x": [9.545, 9.545, 9.227, 8.909, 8.909, 9.227, 9.545], "y": [2.71, 2.879, 2.964, 2.879, 2.71, 2.625, 2.71]}, {"fill": "toself", "fillcolor": "rgb(220,234,246)", "hovertemplate": "8 requêtes<extra></extra>", "line": {"color": "white", "width": 0.3}, "mode": "lines", "showlegend": false, "type": "scatter", "x": [10.18, 10.18, 9.864, 9.545, 9.545, 9.864, 10.18], "y": [2.202, 2.371, 2.456, 2.371, 2.202, 2.117, 2.202]}, {"fill": "toself", "fillcolor": "rgb(86,160,206)", "hovertemplate": "978 requêtes<extra></extra>", "line": {"color": "white", "width": 0.3}, "mode": "lines", "showlegend": false, "type": "scatter", "x": [10.18, 10.18, 9.864, 9.545, 9.545, 9.864, 10.18], "y": [2.71, 2.879, 2.964, 2.879, 2.71, 2.625, 2.71]}, {"fill": "toself", "fillcolor": "rgb(145,195,222)", "hovertemplate": "181 requêtes<extra></extra>", "line": {"color": "white", "width": 0.3}, "mode": "lines", "showlegend": false, "type": "scatter", "x": [10.18, 10.18, 9.864, 9.545, 9.545, 9.864, 10.18], "y": [3.218, 3.387, 3.472, 3.387, 3.218, 3.133, 3.218]}, {"marker": {"color": [0.301, 5.079], "colorbar": {"title": {"text": "log10(1 + n)"}}, "colorscale": [[0, "rgb(247,251,255)"], [0.125, "rgb(222,235,247)"], [0.25, "rgb(198,219,239)"], [0.375, "rgb(158,202,225)"], [0.5, "rgb(107,174,214)"], [0.625, "rgb(66,146,198)"], [0.75, "rgb(33,113,181)"], [0.875, "rgb(8,81,156)"], [1, "rgb(8,48,107)"]], "showscale": true}, "mode": "markers", "showlegend": false, "type": "scatter", "x": [null, null], "y": [null, null]}], "layout": {"font": {"family": "Arial", "size": 13}, "height": 520, "margin": {"b": 75, "l": 70, "r": 45, "t": 90}, "title": {"text": "Densité de requêtes — pavage commun"}, "width": 1000, "xaxis": {"title": {"text": "Nombre de paramètres URL"}}, "yaxis": {"title": {"text": "log10(1 + octets)"}}}}
